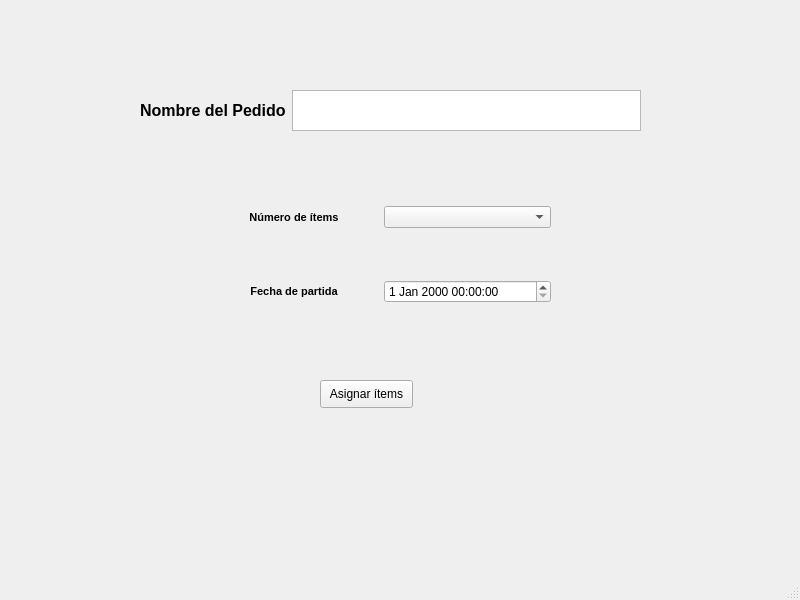
<?xml version="1.0" encoding="UTF-8"?>
<ui version="4.0">
 <class>MainWindow</class>
 <widget class="QMainWindow" name="MainWindow">
  <property name="geometry">
   <rect>
    <x>0</x>
    <y>0</y>
    <width>800</width>
    <height>600</height>
   </rect>
  </property>
  <property name="windowTitle">
   <string>MainWindow</string>
  </property>
  <widget class="QWidget" name="centralwidget">
   <widget class="QStackedWidget" name="stackedWidget">
    <property name="geometry">
     <rect>
      <x>50</x>
      <y>30</y>
      <width>711</width>
      <height>481</height>
     </rect>
    </property>
    <property name="currentIndex">
     <number>1</number>
    </property>
    <widget class="QWidget" name="page_menu">
     <widget class="QWidget" name="verticalLayoutWidget_3">
      <property name="geometry">
       <rect>
        <x>170</x>
        <y>150</y>
        <width>381</width>
        <height>261</height>
       </rect>
      </property>
      <layout class="QVBoxLayout" name="verticalLayout_3">
       <item>
        <layout class="QHBoxLayout" name="horizontalLayout">
         <item>
          <layout class="QVBoxLayout" name="verticalLayout_2">
           <item>
            <widget class="QLabel" name="label">
             <property name="font">
              <font>
               <pointsize>12</pointsize>
              </font>
             </property>
             <property name="text">
              <string>Crear nuevo pedido</string>
             </property>
            </widget>
           </item>
           <item>
            <widget class="QPushButton" name="btn_crearpedido">
             <property name="text">
              <string>Crear Pedido</string>
             </property>
            </widget>
           </item>
          </layout>
         </item>
         <item>
          <layout class="QVBoxLayout" name="verticalLayout">
           <item>
            <widget class="QLabel" name="label_2">
             <property name="font">
              <font>
               <pointsize>12</pointsize>
              </font>
             </property>
             <property name="text">
              <string>Pedidos Activos</string>
             </property>
            </widget>
           </item>
           <item>
            <widget class="QListView" name="listView"/>
           </item>
          </layout>
         </item>
        </layout>
       </item>
       <item>
        <widget class="QPushButton" name="pushButton_2">
         <property name="text">
          <string>Configurar Almacén</string>
         </property>
        </widget>
       </item>
      </layout>
     </widget>
     <widget class="QLabel" name="label_3">
      <property name="geometry">
       <rect>
        <x>190</x>
        <y>70</y>
        <width>321</width>
        <height>51</height>
       </rect>
      </property>
      <property name="font">
       <font>
        <pointsize>24</pointsize>
        <weight>75</weight>
        <bold>true</bold>
       </font>
      </property>
      <property name="text">
       <string>NOMBRE APP??</string>
      </property>
     </widget>
    </widget>
    <widget class="QWidget" name="page_crearpedido">
     <widget class="QWidget" name="horizontalLayoutWidget">
      <property name="geometry">
       <rect>
        <x>90</x>
        <y>60</y>
        <width>501</width>
        <height>41</height>
       </rect>
      </property>
      <layout class="QHBoxLayout" name="horizontalLayout_2">
       <item>
        <widget class="QLabel" name="label_4">
         <property name="font">
          <font>
           <pointsize>12</pointsize>
           <weight>75</weight>
           <bold>true</bold>
          </font>
         </property>
         <property name="text">
          <string>Nombre del Pedido</string>
         </property>
        </widget>
       </item>
       <item>
        <widget class="QTextEdit" name="name_pedido"/>
       </item>
      </layout>
     </widget>
     <widget class="QWidget" name="verticalLayoutWidget">
      <property name="geometry">
       <rect>
        <x>160</x>
        <y>130</y>
        <width>341</width>
        <height>191</height>
       </rect>
      </property>
      <layout class="QVBoxLayout" name="verticalLayout_4">
       <item>
        <layout class="QHBoxLayout" name="horizontalLayout_3">
         <item>
          <widget class="QLabel" name="label_5">
           <property name="font">
            <font>
             <pointsize>8</pointsize>
             <weight>75</weight>
             <bold>true</bold>
            </font>
           </property>
           <property name="text">
            <string>Número de ítems</string>
           </property>
           <property name="alignment">
            <set>Qt::AlignCenter</set>
           </property>
          </widget>
         </item>
         <item>
          <widget class="QComboBox" name="comboBox"/>
         </item>
        </layout>
       </item>
       <item>
        <layout class="QHBoxLayout" name="horizontalLayout_4">
         <item>
          <widget class="QLabel" name="label_6">
           <property name="font">
            <font>
             <pointsize>8</pointsize>
             <weight>75</weight>
             <bold>true</bold>
            </font>
           </property>
           <property name="text">
            <string>Fecha de partida</string>
           </property>
           <property name="alignment">
            <set>Qt::AlignCenter</set>
           </property>
          </widget>
         </item>
         <item>
          <widget class="QDateTimeEdit" name="fecha_pedido"/>
         </item>
        </layout>
       </item>
      </layout>
     </widget>
     <widget class="QPushButton" name="btn_asignaritems">
      <property name="geometry">
       <rect>
        <x>270</x>
        <y>350</y>
        <width>93</width>
        <height>28</height>
       </rect>
      </property>
      <property name="text">
       <string>Asignar ítems</string>
      </property>
     </widget>
    </widget>
    <widget class="QWidget" name="page_itemspedido">
     <widget class="QWidget" name="horizontalLayoutWidget_4">
      <property name="geometry">
       <rect>
        <x>220</x>
        <y>330</y>
        <width>271</width>
        <height>71</height>
       </rect>
      </property>
      <layout class="QHBoxLayout" name="horizontalLayout_5">
       <item>
        <widget class="QPushButton" name="btn_atras">
         <property name="text">
          <string>Atràs</string>
         </property>
        </widget>
       </item>
       <item>
        <widget class="QPushButton" name="btn_generarpedido">
         <property name="text">
          <string>Generar Pedido</string>
         </property>
        </widget>
       </item>
      </layout>
     </widget>
     <widget class="QLabel" name="label_name_pedido">
      <property name="geometry">
       <rect>
        <x>60</x>
        <y>30</y>
        <width>131</width>
        <height>21</height>
       </rect>
      </property>
      <property name="text">
       <string>TextLabel</string>
      </property>
     </widget>
    </widget>
   </widget>
  </widget>
  <widget class="QMenuBar" name="menubar">
   <property name="geometry">
    <rect>
     <x>0</x>
     <y>0</y>
     <width>800</width>
     <height>26</height>
    </rect>
   </property>
  </widget>
  <widget class="QStatusBar" name="statusbar"/>
 </widget>
 <resources/>
 <connections/>
</ui>
